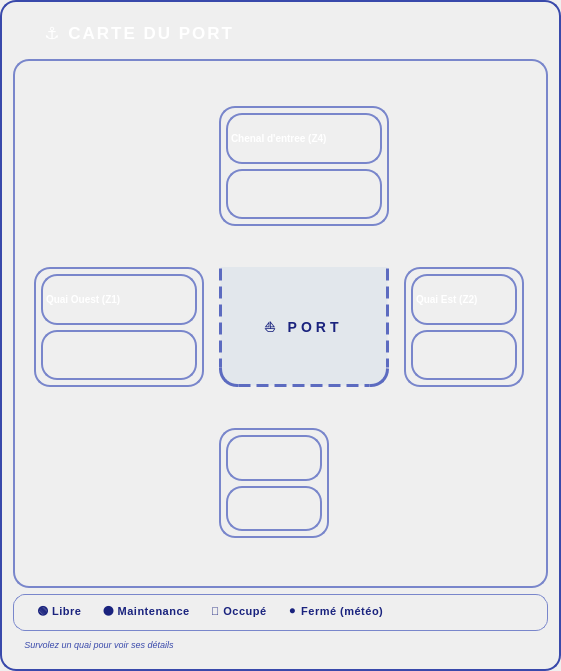
     <widget class="QFrame" name="frame_2">
      <property name="geometry">
       <rect>
        <x>30</x>
        <y>70</y>
        <width>561</width>
        <height>671</height>
       </rect>
      </property>
      <property name="styleSheet">
       <string notr="true">
background-color: qlineargradient(x1:0, y1:0, x2:0.3, y2:1,
  stop:0 #e8eaf6, stop:0.2 #c5cae9, stop:0.5 #e3f2fd, stop:0.8 #c5cae9, stop:1 #e8eaf6);
border: 2px solid #3949ab;
border-radius: 16px;</string>
      </property>
      <property name="frameShape">
       <enum>QFrame::Shape::StyledPanel</enum>
      </property>
      <property name="frameShadow">
       <enum>QFrame::Shadow::Raised</enum>
      </property>
      <layout class="QVBoxLayout" name="verticalLayout_map">
       <item>
        <widget class="QLabel" name="label_map_title">
         <property name="minimumSize">
          <size>
           <width>0</width>
           <height>40</height>
          </size>
         </property>
         <property name="styleSheet">
          <string notr="true">color: white;
font-size: 17px;
font-weight: bold;
letter-spacing: 2px;
padding: 8px 14px;
border: none;
background: qlineargradient(x1:0, y1:0, x2:1, y2:0,
  stop:0 #1a237e, stop:0.5 #283593, stop:1 #1a237e);
border-radius: 10px;</string>
         </property>
         <property name="text">
          <string>  ⚓ CARTE DU PORT</string>
         </property>
        </widget>
       </item>
       <item>
        <widget class="QFrame" name="mapContainer">
         <property name="minimumSize">
          <size>
           <width>450</width>
           <height>450</height>
          </size>
         </property>
         <property name="styleSheet">
          <string notr="true">background-color: qradialgradient(cx:0.5, cy:0.5, radius:0.9,
  fx:0.4, fy:0.4,
  stop:0 #e1f5fe, stop:0.3 #b3e5fc, stop:0.6 #e1f5fe, stop:1 #e8eaf6);
border-radius: 16px;
border: 2px solid #7986cb;</string>
         </property>
         <layout class="QGridLayout" name="gridLayout_map">
          <property name="leftMargin">
           <number>12</number>
          </property>
          <property name="topMargin">
           <number>12</number>
          </property>
          <property name="rightMargin">
           <number>12</number>
          </property>
          <property name="bottomMargin">
           <number>12</number>
          </property>
          <property name="spacing">
           <number>8</number>
          </property>
          <item row="2" column="1">
           <widget class="QFrame" name="zoneSud_map">
            <property name="minimumSize">
             <size>
              <width>110</width>
              <height>110</height>
             </size>
            </property>
            <property name="maximumSize">
             <size>
              <width>110</width>
              <height>110</height>
             </size>
            </property>
            <layout class="QVBoxLayout" name="verticalLayout_zoneSud">
             <property name="spacing">
              <number>5</number>
             </property>
             <property name="leftMargin">
              <number>5</number>
             </property>
             <property name="topMargin">
              <number>5</number>
             </property>
             <property name="rightMargin">
              <number>5</number>
             </property>
             <property name="bottomMargin">
              <number>5</number>
             </property>
             <item>
              <widget class="QLabel" name="label_zoneSud_map">
               <property name="styleSheet">
                <string notr="true">color: white;
font-weight: bold;
font-size: 10px;
qproperty-alignment: AlignCenter;</string>
               </property>
              </widget>
             </item>
             <item>
              <widget class="QLabel" name="value_zoneSud_map">
               <property name="styleSheet">
                <string notr="true">color: #27ae60;
font-weight: bold;
font-size: 9px;
qproperty-alignment: AlignCenter;</string>
               </property>
              </widget>
             </item>
            </layout>
           </widget>
          </item>
          <item row="0" column="1">
           <widget class="QFrame" name="zoneNord_map">
            <property name="minimumSize">
             <size>
              <width>170</width>
              <height>120</height>
             </size>
            </property>
            <property name="maximumSize">
             <size>
              <width>170</width>
              <height>120</height>
             </size>
            </property>
            <layout class="QVBoxLayout" name="verticalLayout_zoneNord">
             <property name="spacing">
              <number>5</number>
             </property>
             <property name="leftMargin">
              <number>5</number>
             </property>
             <property name="topMargin">
              <number>5</number>
             </property>
             <property name="rightMargin">
              <number>5</number>
             </property>
             <property name="bottomMargin">
              <number>5</number>
             </property>
             <item>
              <widget class="QLabel" name="label_zoneNord_map">
               <property name="styleSheet">
                <string notr="true">color: white;
font-weight: bold;
font-size: 10px;
qproperty-alignment: AlignCenter;</string>
               </property>
               <property name="text">
                <string>Chenal d'entree (Z4)</string>
               </property>
              </widget>
             </item>
             <item>
              <widget class="QLabel" name="value_zoneNord_map">
               <property name="styleSheet">
                <string notr="true">color: #3498db;
font-weight: bold;
font-size: 9px;
qproperty-alignment: AlignCenter;</string>
               </property>
              </widget>
             </item>
            </layout>
           </widget>
          </item>
          <item row="1" column="1">
           <widget class="QFrame" name="zoneCentre_map">
            <property name="minimumSize">
             <size>
              <width>170</width>
              <height>120</height>
             </size>
            </property>
            <property name="maximumSize">
             <size>
              <width>170</width>
              <height>120</height>
             </size>
            </property>
            <property name="styleSheet">
             <string notr="true">background-color: rgba(21, 101, 192, 0.06);
border-left: 3px dashed #5c6bc0;
border-right: 3px dashed #5c6bc0;
border-bottom: 3px dashed #5c6bc0;
border-top: 0px;
border-radius: 0px;
border-bottom-left-radius: 18px;
border-bottom-right-radius: 18px;</string>
            </property>
            <layout class="QVBoxLayout" name="verticalLayout_centre">
             <item>
              <spacer name="verticalSpacer_centre_top">
               <property name="orientation">
                <enum>Qt::Orientation::Vertical</enum>
               </property>
               <property name="sizeHint" stdset="0">
                <size>
                 <width>20</width>
                 <height>20</height>
                </size>
               </property>
              </spacer>
             </item>
             <item alignment="Qt::AlignmentFlag::AlignHCenter">
              <widget class="QLabel" name="label_centre_map">
               <property name="styleSheet">
                <string notr="true">color: #1a237e;
font-weight: bold;
font-size: 14px;
letter-spacing: 4px;
qproperty-alignment: AlignCenter;
border: none;
background: transparent;</string>
               </property>
               <property name="text">
                <string>⛵ PORT</string>
               </property>
              </widget>
             </item>
             <item>
              <spacer name="verticalSpacer_centre_bottom">
               <property name="orientation">
                <enum>Qt::Orientation::Vertical</enum>
               </property>
               <property name="sizeHint" stdset="0">
                <size>
                 <width>20</width>
                 <height>20</height>
                </size>
               </property>
              </spacer>
             </item>
            </layout>
           </widget>
          </item>
          <item row="1" column="0">
           <widget class="QFrame" name="zoneOuest_map">
            <property name="minimumSize">
             <size>
              <width>170</width>
              <height>120</height>
             </size>
            </property>
            <property name="maximumSize">
             <size>
              <width>170</width>
              <height>120</height>
             </size>
            </property>
            <layout class="QVBoxLayout" name="verticalLayout_zoneOuest">
             <property name="spacing">
              <number>5</number>
             </property>
             <property name="leftMargin">
              <number>5</number>
             </property>
             <property name="topMargin">
              <number>5</number>
             </property>
             <property name="rightMargin">
              <number>5</number>
             </property>
             <property name="bottomMargin">
              <number>5</number>
             </property>
             <item>
              <widget class="QLabel" name="label_zoneOuest_map">
               <property name="styleSheet">
                <string notr="true">color: white;
font-weight: bold;
font-size: 10px;
qproperty-alignment: AlignCenter;</string>
               </property>
               <property name="text">
                <string>Quai Ouest (Z1)</string>
               </property>
              </widget>
             </item>
             <item>
              <widget class="QLabel" name="value_zoneOuest_map">
               <property name="styleSheet">
                <string notr="true">color: #9b59b6;
font-weight: bold;
font-size: 9px;
qproperty-alignment: AlignCenter;</string>
               </property>
              </widget>
             </item>
            </layout>
           </widget>
          </item>
          <item row="1" column="2">
           <widget class="QFrame" name="zoneEst_map">
            <property name="minimumSize">
             <size>
              <width>120</width>
              <height>120</height>
             </size>
            </property>
            <property name="maximumSize">
             <size>
              <width>120</width>
              <height>120</height>
             </size>
            </property>
            <layout class="QVBoxLayout" name="verticalLayout_zoneEst">
             <property name="spacing">
              <number>5</number>
             </property>
             <property name="leftMargin">
              <number>5</number>
             </property>
             <property name="topMargin">
              <number>5</number>
             </property>
             <property name="rightMargin">
              <number>5</number>
             </property>
             <property name="bottomMargin">
              <number>5</number>
             </property>
             <item>
              <widget class="QLabel" name="label_zoneEst_map">
               <property name="styleSheet">
                <string notr="true">color: white;
font-weight: bold;
font-size: 10px;
qproperty-alignment: AlignCenter;</string>
               </property>
               <property name="text">
                <string>Quai Est (Z2)</string>
               </property>
              </widget>
             </item>
             <item>
              <widget class="QLabel" name="value_zoneEst_map">
               <property name="styleSheet">
                <string notr="true">color: #f39c12;
font-weight: bold;
font-size: 9px;
qproperty-alignment: AlignCenter;</string>
               </property>
              </widget>
             </item>
            </layout>
           </widget>
          </item>
         </layout>
        </widget>
       </item>
       <item>
        <widget class="QLabel" name="label_legend">
         <property name="styleSheet">
          <string notr="true">
font-size: 11px;
qproperty-alignment: AlignCenter;
background-color: qlineargradient(x1:0, y1:0, x2:1, y2:0,
  stop:0 rgba(255,255,255,0.95), stop:0.5 rgba(227,242,253,0.9), stop:1 rgba(255,255,255,0.95));
border-radius: 12px;
padding: 8px 20px;
border: 1px solid #7986cb;
color: #1a237e;
font-weight: bold;
letter-spacing: 0.5px;</string>
         </property>
         <property name="text">
          <string>🟢 Libre      🟠 Maintenance      🔴 Occupé      ⚫ Fermé (météo)</string>
         </property>
        </widget>
       </item>
       <item>
        <widget class="QLabel" name="label_map_info">
         <property name="styleSheet">
          <string notr="true">
font-size: 9px;
font-style: italic;
qproperty-alignment: AlignCenter;
color: #3949ab;
background: transparent;
border: none;
padding: 2px 0px 8px 0px;</string>
         </property>
         <property name="text">
          <string>📍 Survolez un quai pour voir ses détails</string>
         </property>
        </widget>
       </item>
      </layout>
     </widget>
